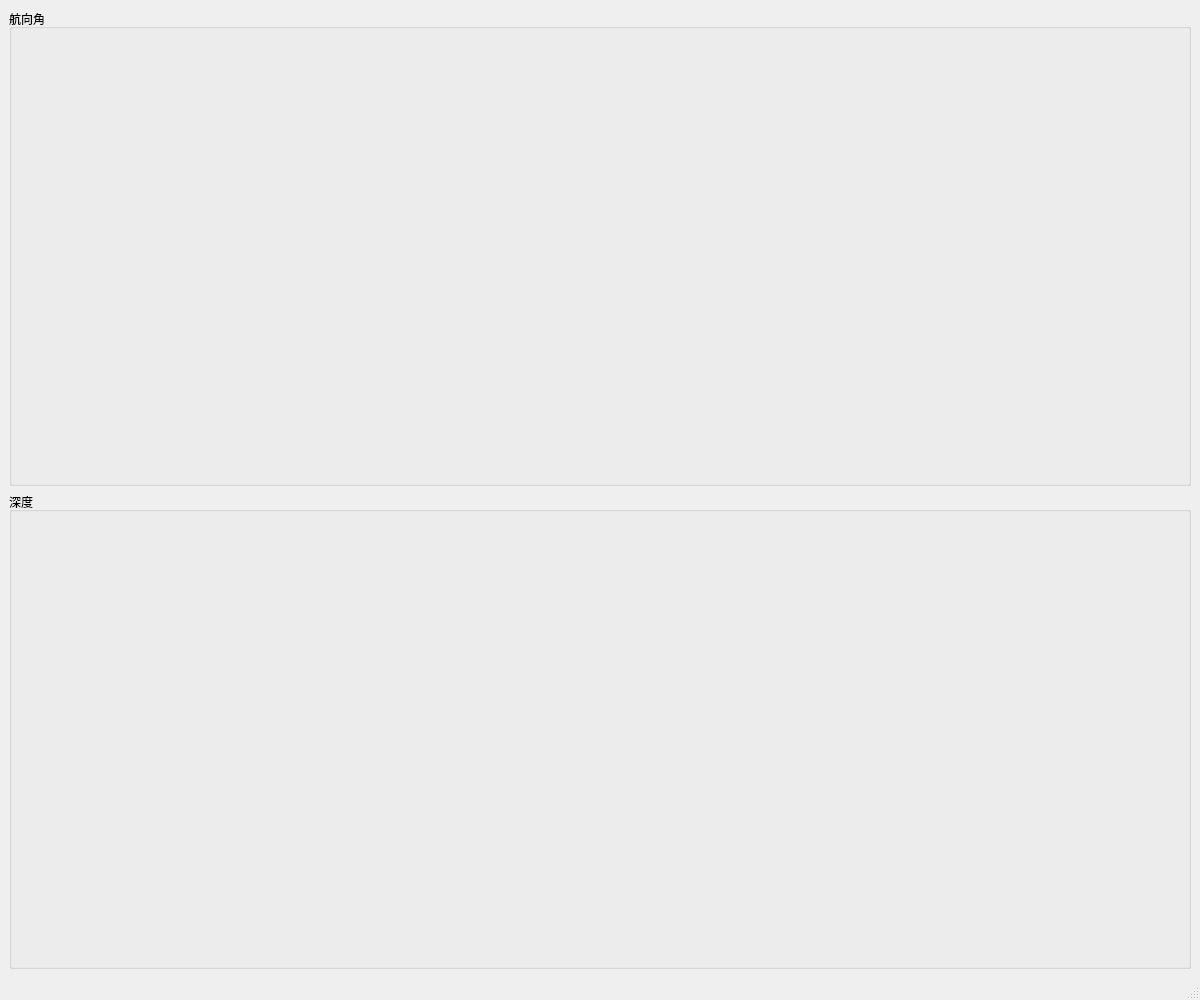
<?xml version="1.0" encoding="UTF-8"?>
<ui version="4.0">
 <class>startPlot</class>
 <widget class="QMainWindow" name="startPlot">
  <property name="geometry">
   <rect>
    <x>0</x>
    <y>0</y>
    <width>1200</width>
    <height>1000</height>
   </rect>
  </property>
  <property name="windowTitle">
   <string>StartPlot</string>
  </property>
  <property name="styleSheet">
   <string notr="true"/>
  </property>
  <widget class="QWidget" name="centralwidget">
   <layout class="QGridLayout" name="gridLayout" rowstretch="0,0" columnstretch="1">
    <item row="0" column="0">
     <widget class="QGroupBox" name="groupBox">
      <property name="title">
       <string>航向角</string>
      </property>
      <layout class="QHBoxLayout" name="horizontalLayout">
       <item>
        <widget class="QCustomPlot" name="customPlot" native="true"/>
       </item>
      </layout>
     </widget>
    </item>
    <item row="1" column="0">
     <widget class="QGroupBox" name="groupBox_2">
      <property name="title">
       <string>深度</string>
      </property>
      <layout class="QHBoxLayout" name="horizontalLayout_2">
       <item>
        <widget class="QCustomPlot" name="customPlot2" native="true"/>
       </item>
      </layout>
     </widget>
    </item>
   </layout>
   <zorder>groupBox_2</zorder>
   <zorder>groupBox</zorder>
  </widget>
  <widget class="QMenuBar" name="menubar">
   <property name="geometry">
    <rect>
     <x>0</x>
     <y>0</y>
     <width>1200</width>
     <height>21</height>
    </rect>
   </property>
  </widget>
  <widget class="QStatusBar" name="statusBar"/>
 </widget>
 <customwidgets>
  <customwidget>
   <class>QCustomPlot</class>
   <extends>QWidget</extends>
   <header location="global">qcustomplot.h</header>
   <container>1</container>
  </customwidget>
 </customwidgets>
 <resources/>
 <connections/>
</ui>
